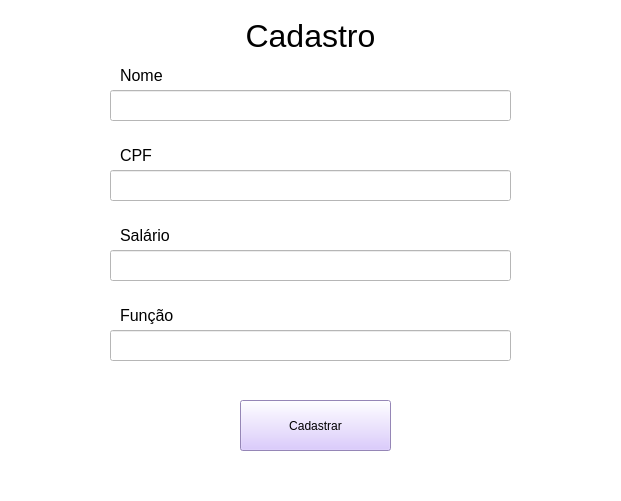
<?xml version="1.0" encoding="UTF-8"?>
<ui version="4.0">
 <class>MainWindow</class>
 <widget class="QMainWindow" name="MainWindow">
  <property name="geometry">
   <rect>
    <x>0</x>
    <y>0</y>
    <width>621</width>
    <height>501</height>
   </rect>
  </property>
  <property name="windowTitle">
   <string>MainWindow</string>
  </property>
  <property name="styleSheet">
   <string notr="true">background-color: rgb(255, 255, 255);</string>
  </property>
  <widget class="QWidget" name="centralwidget">
   <widget class="QLineEdit" name="txt_nomeCadastroFunc">
    <property name="geometry">
     <rect>
      <x>110</x>
      <y>90</y>
      <width>401</width>
      <height>31</height>
     </rect>
    </property>
   </widget>
   <widget class="QLineEdit" name="txt_cpfCadastroFunc">
    <property name="geometry">
     <rect>
      <x>110</x>
      <y>170</y>
      <width>401</width>
      <height>31</height>
     </rect>
    </property>
   </widget>
   <widget class="QLineEdit" name="txt_salarioCadastroFunc">
    <property name="geometry">
     <rect>
      <x>110</x>
      <y>250</y>
      <width>401</width>
      <height>31</height>
     </rect>
    </property>
   </widget>
   <widget class="QLineEdit" name="txt_funcaoCadastroFunc">
    <property name="geometry">
     <rect>
      <x>110</x>
      <y>330</y>
      <width>401</width>
      <height>31</height>
     </rect>
    </property>
   </widget>
   <widget class="QPushButton" name="bt_confirmarCadastroFun">
    <property name="geometry">
     <rect>
      <x>240</x>
      <y>400</y>
      <width>151</width>
      <height>51</height>
     </rect>
    </property>
    <property name="styleSheet">
     <string notr="true">background-color: rgb(209, 187, 255);</string>
    </property>
    <property name="text">
     <string>Cadastrar</string>
    </property>
   </widget>
   <widget class="QLabel" name="label">
    <property name="geometry">
     <rect>
      <x>0</x>
      <y>10</y>
      <width>621</width>
      <height>51</height>
     </rect>
    </property>
    <property name="font">
     <font>
      <family>Microsoft Sans Serif</family>
      <pointsize>24</pointsize>
     </font>
    </property>
    <property name="text">
     <string>Cadastro</string>
    </property>
    <property name="alignment">
     <set>AlignCenter</set>
    </property>
   </widget>
   <widget class="QLabel" name="label_2">
    <property name="geometry">
     <rect>
      <x>120</x>
      <y>50</y>
      <width>181</width>
      <height>51</height>
     </rect>
    </property>
    <property name="font">
     <font>
      <family>Microsoft Sans Serif</family>
      <pointsize>12</pointsize>
     </font>
    </property>
    <property name="text">
     <string>Nome</string>
    </property>
    <property name="alignment">
     <set>AlignVCenter</set>
    </property>
   </widget>
   <widget class="QLabel" name="label_3">
    <property name="geometry">
     <rect>
      <x>120</x>
      <y>130</y>
      <width>181</width>
      <height>51</height>
     </rect>
    </property>
    <property name="font">
     <font>
      <family>Microsoft Sans Serif</family>
      <pointsize>12</pointsize>
     </font>
    </property>
    <property name="text">
     <string>CPF</string>
    </property>
    <property name="alignment">
     <set>AlignVCenter</set>
    </property>
   </widget>
   <widget class="QLabel" name="label_4">
    <property name="geometry">
     <rect>
      <x>120</x>
      <y>210</y>
      <width>181</width>
      <height>51</height>
     </rect>
    </property>
    <property name="font">
     <font>
      <family>Microsoft Sans Serif</family>
      <pointsize>12</pointsize>
     </font>
    </property>
    <property name="text">
     <string>Salário</string>
    </property>
    <property name="alignment">
     <set>AlignVCenter</set>
    </property>
   </widget>
   <widget class="QLabel" name="label_5">
    <property name="geometry">
     <rect>
      <x>120</x>
      <y>290</y>
      <width>181</width>
      <height>51</height>
     </rect>
    </property>
    <property name="font">
     <font>
      <family>Microsoft Sans Serif</family>
      <pointsize>12</pointsize>
     </font>
    </property>
    <property name="text">
     <string>Função</string>
    </property>
    <property name="alignment">
     <set>AlignVCenter</set>
    </property>
   </widget>
   <zorder>bt_confirmarCadastroFun</zorder>
   <zorder>label</zorder>
   <zorder>label_2</zorder>
   <zorder>label_3</zorder>
   <zorder>label_4</zorder>
   <zorder>label_5</zorder>
   <zorder>txt_nomeCadastroFunc</zorder>
   <zorder>txt_cpfCadastroFunc</zorder>
   <zorder>txt_salarioCadastroFunc</zorder>
   <zorder>txt_funcaoCadastroFunc</zorder>
  </widget>
  <widget class="QStatusBar" name="statusbar"/>
 </widget>
 <resources/>
 <connections/>
</ui>
